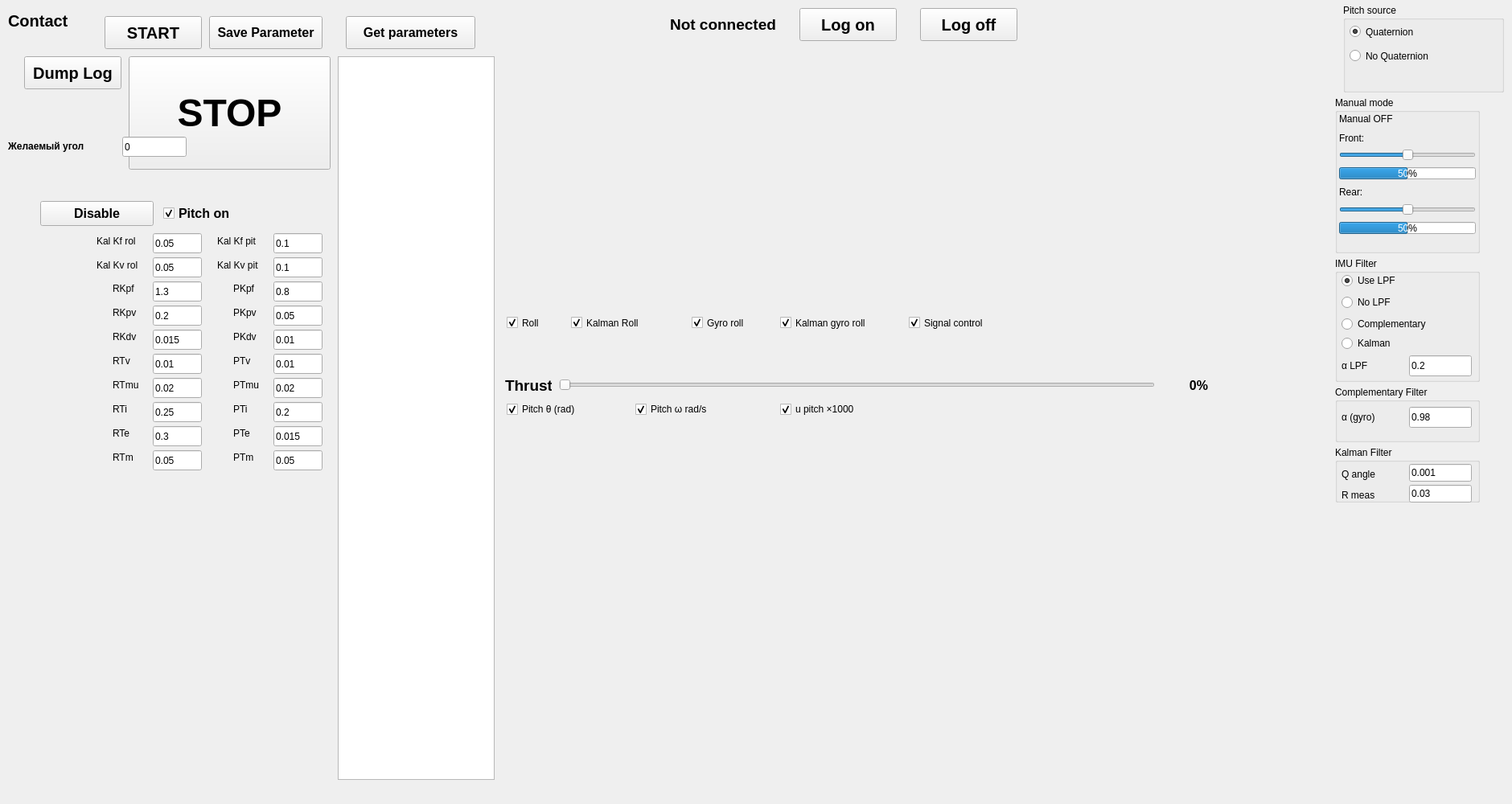
<?xml version="1.0" encoding="UTF-8"?>
<ui version="4.0">
 <class>Dialog</class>
 <widget class="QDialog" name="Dialog">
  <property name="geometry">
   <rect>
    <x>0</x>
    <y>0</y>
    <width>1880</width>
    <height>1000</height>
   </rect>
  </property>
  <property name="windowTitle">
   <string>Dialog</string>
  </property>
  <widget class="QPushButton" name="push_arm">
   <property name="geometry">
    <rect>
     <x>130</x>
     <y>20</y>
     <width>121</width>
     <height>41</height>
    </rect>
   </property>
   <property name="font">
    <font>
     <pointsize>15</pointsize>
     <weight>75</weight>
     <bold>true</bold>
    </font>
   </property>
   <property name="text">
    <string>START</string>
   </property>
   <property name="autoDefault">
    <bool>false</bool>
   </property>
  </widget>
  <widget class="QPushButton" name="push_disarm">
   <property name="geometry">
    <rect>
     <x>160</x>
     <y>70</y>
     <width>251</width>
     <height>141</height>
    </rect>
   </property>
   <property name="font">
    <font>
     <pointsize>36</pointsize>
     <weight>75</weight>
     <bold>true</bold>
    </font>
   </property>
   <property name="text">
    <string>STOP</string>
   </property>
   <property name="autoDefault">
    <bool>false</bool>
   </property>
  </widget>
  <widget class="QSlider" name="verticalSliderThrust">
   <property name="geometry">
    <rect>
     <x>695</x>
     <y>468</y>
     <width>741</width>
     <height>22</height>
    </rect>
   </property>
   <property name="maximum">
    <number>1000</number>
   </property>
   <property name="value">
    <number>0</number>
   </property>
   <property name="orientation">
    <enum>Qt::Horizontal</enum>
   </property>
  </widget>
  <widget class="QCheckBox" name="checkBoxPitch">
   <property name="geometry">
    <rect>
     <x>203</x>
     <y>254</y>
     <width>92</width>
     <height>23</height>
    </rect>
   </property>
   <property name="font">
    <font>
     <pointsize>12</pointsize>
     <weight>75</weight>
     <bold>true</bold>
    </font>
   </property>
   <property name="text">
    <string>Pitch on</string>
   </property>
   <property name="checked">
    <bool>true</bool>
   </property>
  </widget>
  <widget class="QPushButton" name="btnDisableAll">
   <property name="geometry">
    <rect>
     <x>50</x>
     <y>250</y>
     <width>141</width>
     <height>31</height>
    </rect>
   </property>
   <property name="font">
    <font>
     <pointsize>12</pointsize>
     <weight>75</weight>
     <bold>true</bold>
    </font>
   </property>
   <property name="text">
    <string>Disable</string>
   </property>
   <property name="autoDefault">
    <bool>false</bool>
   </property>
  </widget>
  <widget class="QLineEdit" name="lineEdit_Kpf">
   <property name="geometry">
    <rect>
     <x>190</x>
     <y>350</y>
     <width>61</width>
     <height>25</height>
    </rect>
   </property>
   <property name="text">
    <string>1.3</string>
   </property>
  </widget>
  <widget class="QLabel" name="label">
   <property name="geometry">
    <rect>
     <x>140</x>
     <y>350</y>
     <width>41</width>
     <height>17</height>
    </rect>
   </property>
   <property name="text">
    <string>RKpf</string>
   </property>
  </widget>
  <widget class="QLineEdit" name="lineEdit_Kpv">
   <property name="geometry">
    <rect>
     <x>190</x>
     <y>380</y>
     <width>61</width>
     <height>25</height>
    </rect>
   </property>
   <property name="text">
    <string>0.2</string>
   </property>
  </widget>
  <widget class="QLineEdit" name="lineEdit_Kdv">
   <property name="geometry">
    <rect>
     <x>190</x>
     <y>410</y>
     <width>61</width>
     <height>25</height>
    </rect>
   </property>
   <property name="text">
    <string>0.015</string>
   </property>
  </widget>
  <widget class="QLabel" name="label_2">
   <property name="geometry">
    <rect>
     <x>140</x>
     <y>380</y>
     <width>41</width>
     <height>17</height>
    </rect>
   </property>
   <property name="text">
    <string>RKpv</string>
   </property>
  </widget>
  <widget class="QLabel" name="label_3">
   <property name="geometry">
    <rect>
     <x>140</x>
     <y>410</y>
     <width>41</width>
     <height>17</height>
    </rect>
   </property>
   <property name="text">
    <string>RKdv</string>
   </property>
  </widget>
  <widget class="QLabel" name="label_4">
   <property name="geometry">
    <rect>
     <x>628</x>
     <y>468</y>
     <width>58</width>
     <height>22</height>
    </rect>
   </property>
   <property name="font">
    <font>
     <pointsize>14</pointsize>
     <weight>75</weight>
     <bold>true</bold>
    </font>
   </property>
   <property name="text">
    <string>Thrust</string>
   </property>
  </widget>
  <widget class="QLabel" name="label_5">
   <property name="geometry">
    <rect>
     <x>140</x>
     <y>500</y>
     <width>41</width>
     <height>17</height>
    </rect>
   </property>
   <property name="text">
    <string>RTi</string>
   </property>
  </widget>
  <widget class="QLineEdit" name="lineEdit_RTm">
   <property name="geometry">
    <rect>
     <x>190</x>
     <y>560</y>
     <width>61</width>
     <height>25</height>
    </rect>
   </property>
   <property name="text">
    <string>0.05</string>
   </property>
  </widget>
  <widget class="QLineEdit" name="lineEdit_RTi">
   <property name="geometry">
    <rect>
     <x>190</x>
     <y>500</y>
     <width>61</width>
     <height>25</height>
    </rect>
   </property>
   <property name="text">
    <string>0.25</string>
   </property>
  </widget>
  <widget class="QLabel" name="label_6">
   <property name="geometry">
    <rect>
     <x>140</x>
     <y>560</y>
     <width>41</width>
     <height>17</height>
    </rect>
   </property>
   <property name="text">
    <string>RTm</string>
   </property>
  </widget>
  <widget class="QLineEdit" name="lineEdit_RTe">
   <property name="geometry">
    <rect>
     <x>190</x>
     <y>530</y>
     <width>61</width>
     <height>25</height>
    </rect>
   </property>
   <property name="text">
    <string>0.3</string>
   </property>
  </widget>
  <widget class="QLabel" name="label_7">
   <property name="geometry">
    <rect>
     <x>140</x>
     <y>530</y>
     <width>41</width>
     <height>17</height>
    </rect>
   </property>
   <property name="text">
    <string>RTe</string>
   </property>
  </widget>
  <widget class="QLabel" name="label_8">
   <property name="geometry">
    <rect>
     <x>140</x>
     <y>440</y>
     <width>41</width>
     <height>17</height>
    </rect>
   </property>
   <property name="text">
    <string>RTv</string>
   </property>
  </widget>
  <widget class="QLineEdit" name="lineEdit_RTv">
   <property name="geometry">
    <rect>
     <x>190</x>
     <y>440</y>
     <width>61</width>
     <height>25</height>
    </rect>
   </property>
   <property name="text">
    <string>0.01</string>
   </property>
  </widget>
  <widget class="QLineEdit" name="lineEdit_RTmu">
   <property name="geometry">
    <rect>
     <x>190</x>
     <y>470</y>
     <width>61</width>
     <height>25</height>
    </rect>
   </property>
   <property name="text">
    <string>0.02</string>
   </property>
  </widget>
  <widget class="QLabel" name="label_9">
   <property name="geometry">
    <rect>
     <x>140</x>
     <y>470</y>
     <width>41</width>
     <height>17</height>
    </rect>
   </property>
   <property name="text">
    <string>RTmu</string>
   </property>
  </widget>
  <widget class="QLabel" name="label_10">
   <property name="geometry">
    <rect>
     <x>290</x>
     <y>350</y>
     <width>41</width>
     <height>17</height>
    </rect>
   </property>
   <property name="text">
    <string>PKpf</string>
   </property>
  </widget>
  <widget class="QLineEdit" name="lineEdit_PKDV">
   <property name="geometry">
    <rect>
     <x>340</x>
     <y>410</y>
     <width>61</width>
     <height>25</height>
    </rect>
   </property>
   <property name="text">
    <string>0.01</string>
   </property>
  </widget>
  <widget class="QLabel" name="label_11">
   <property name="geometry">
    <rect>
     <x>290</x>
     <y>440</y>
     <width>41</width>
     <height>17</height>
    </rect>
   </property>
   <property name="text">
    <string>PTv</string>
   </property>
  </widget>
  <widget class="QLineEdit" name="lineEdit_PKPF">
   <property name="geometry">
    <rect>
     <x>340</x>
     <y>350</y>
     <width>61</width>
     <height>25</height>
    </rect>
   </property>
   <property name="text">
    <string>0.8</string>
   </property>
  </widget>
  <widget class="QLineEdit" name="lineEdit_PTM">
   <property name="geometry">
    <rect>
     <x>340</x>
     <y>560</y>
     <width>61</width>
     <height>25</height>
    </rect>
   </property>
   <property name="text">
    <string>0.05</string>
   </property>
  </widget>
  <widget class="QLabel" name="label_12">
   <property name="geometry">
    <rect>
     <x>290</x>
     <y>470</y>
     <width>41</width>
     <height>17</height>
    </rect>
   </property>
   <property name="text">
    <string>PTmu</string>
   </property>
  </widget>
  <widget class="QLineEdit" name="lineEdit_PTMU">
   <property name="geometry">
    <rect>
     <x>340</x>
     <y>470</y>
     <width>61</width>
     <height>25</height>
    </rect>
   </property>
   <property name="text">
    <string>0.02</string>
   </property>
  </widget>
  <widget class="QLabel" name="label_13">
   <property name="geometry">
    <rect>
     <x>290</x>
     <y>500</y>
     <width>41</width>
     <height>17</height>
    </rect>
   </property>
   <property name="text">
    <string>PTi</string>
   </property>
  </widget>
  <widget class="QLineEdit" name="lineEdit_PTE">
   <property name="geometry">
    <rect>
     <x>340</x>
     <y>530</y>
     <width>61</width>
     <height>25</height>
    </rect>
   </property>
   <property name="text">
    <string>0.015</string>
   </property>
  </widget>
  <widget class="QLabel" name="label_14">
   <property name="geometry">
    <rect>
     <x>290</x>
     <y>410</y>
     <width>41</width>
     <height>17</height>
    </rect>
   </property>
   <property name="text">
    <string>PKdv</string>
   </property>
  </widget>
  <widget class="QLineEdit" name="lineEdit_PTV">
   <property name="geometry">
    <rect>
     <x>340</x>
     <y>440</y>
     <width>61</width>
     <height>25</height>
    </rect>
   </property>
   <property name="text">
    <string>0.01</string>
   </property>
  </widget>
  <widget class="QLineEdit" name="lineEdit_PTI">
   <property name="geometry">
    <rect>
     <x>340</x>
     <y>500</y>
     <width>61</width>
     <height>25</height>
    </rect>
   </property>
   <property name="text">
    <string>0.2</string>
   </property>
  </widget>
  <widget class="QLineEdit" name="lineEdit_PKPV">
   <property name="geometry">
    <rect>
     <x>340</x>
     <y>380</y>
     <width>61</width>
     <height>25</height>
    </rect>
   </property>
   <property name="text">
    <string>0.05</string>
   </property>
  </widget>
  <widget class="QLabel" name="label_15">
   <property name="geometry">
    <rect>
     <x>290</x>
     <y>530</y>
     <width>41</width>
     <height>17</height>
    </rect>
   </property>
   <property name="text">
    <string>PTe</string>
   </property>
  </widget>
  <widget class="QLabel" name="label_16">
   <property name="geometry">
    <rect>
     <x>290</x>
     <y>560</y>
     <width>41</width>
     <height>17</height>
    </rect>
   </property>
   <property name="text">
    <string>PTm</string>
   </property>
  </widget>
  <widget class="QLabel" name="label_17">
   <property name="geometry">
    <rect>
     <x>290</x>
     <y>380</y>
     <width>41</width>
     <height>17</height>
    </rect>
   </property>
   <property name="text">
    <string>PKpv</string>
   </property>
  </widget>
  <widget class="QPushButton" name="save_para">
   <property name="geometry">
    <rect>
     <x>260</x>
     <y>20</y>
     <width>141</width>
     <height>41</height>
    </rect>
   </property>
   <property name="font">
    <font>
     <pointsize>12</pointsize>
     <weight>75</weight>
     <bold>true</bold>
    </font>
   </property>
   <property name="text">
    <string>Save Parameter</string>
   </property>
   <property name="autoDefault">
    <bool>false</bool>
   </property>
  </widget>
  <widget class="QTextEdit" name="textEditLog">
   <property name="geometry">
    <rect>
     <x>420</x>
     <y>70</y>
     <width>195</width>
     <height>900</height>
    </rect>
   </property>
  </widget>
  <widget class="QPushButton" name="btnGetParams">
   <property name="geometry">
    <rect>
     <x>430</x>
     <y>20</y>
     <width>161</width>
     <height>41</height>
    </rect>
   </property>
   <property name="font">
    <font>
     <pointsize>12</pointsize>
     <weight>75</weight>
     <bold>true</bold>
    </font>
   </property>
   <property name="text">
    <string>Get parameters</string>
   </property>
   <property name="autoDefault">
    <bool>false</bool>
   </property>
  </widget>
  <widget class="QCustomPlot" name="customPlot" native="true">
   <property name="geometry">
    <rect>
     <x>620</x>
     <y>60</y>
     <width>1020</width>
     <height>400</height>
    </rect>
   </property>
  </widget>
  <widget class="QPushButton" name="btnLogOn">
   <property name="geometry">
    <rect>
     <x>994</x>
     <y>10</y>
     <width>121</width>
     <height>41</height>
    </rect>
   </property>
   <property name="font">
    <font>
     <pointsize>15</pointsize>
     <weight>75</weight>
     <bold>true</bold>
    </font>
   </property>
   <property name="text">
    <string>Log on</string>
   </property>
   <property name="autoDefault">
    <bool>false</bool>
   </property>
  </widget>
  <widget class="QPushButton" name="btnLogOff">
   <property name="geometry">
    <rect>
     <x>1144</x>
     <y>10</y>
     <width>121</width>
     <height>41</height>
    </rect>
   </property>
   <property name="font">
    <font>
     <pointsize>15</pointsize>
     <weight>75</weight>
     <bold>true</bold>
    </font>
   </property>
   <property name="text">
    <string>Log off</string>
   </property>
   <property name="autoDefault">
    <bool>false</bool>
   </property>
  </widget>
  <widget class="QLabel" name="labelSerialState">
   <property name="geometry">
    <rect>
     <x>819</x>
     <y>10</y>
     <width>160</width>
     <height>41</height>
    </rect>
   </property>
   <property name="font">
    <font>
     <pointsize>14</pointsize>
     <weight>75</weight>
     <bold>true</bold>
    </font>
   </property>
   <property name="text">
    <string>Not connected</string>
   </property>
   <property name="alignment">
    <set>Qt::AlignCenter</set>
   </property>
  </widget>
  <widget class="QCheckBox" name="checkBoxLogTelPitchAng">
   <property name="geometry">
    <rect>
     <x>630</x>
     <y>498</y>
     <width>160</width>
     <height>22</height>
    </rect>
   </property>
   <property name="visible">
    <bool>false</bool>
   </property>
   <property name="text">
    <string>Pitch θ (rad)</string>
   </property>
   <property name="checked">
    <bool>true</bool>
   </property>
  </widget>
  <widget class="QCheckBox" name="checkBoxLogTelPitchRate">
   <property name="geometry">
    <rect>
     <x>790</x>
     <y>498</y>
     <width>170</width>
     <height>22</height>
    </rect>
   </property>
   <property name="visible">
    <bool>false</bool>
   </property>
   <property name="text">
    <string>Pitch ω rad/s</string>
   </property>
   <property name="checked">
    <bool>true</bool>
   </property>
  </widget>
  <widget class="QCheckBox" name="checkBoxLogTelPitchCtrl">
   <property name="geometry">
    <rect>
     <x>970</x>
     <y>498</y>
     <width>170</width>
     <height>22</height>
    </rect>
   </property>
   <property name="visible">
    <bool>false</bool>
   </property>
   <property name="text">
    <string>u pitch ×1000</string>
   </property>
   <property name="checked">
    <bool>true</bool>
   </property>
  </widget>
  <widget class="QLabel" name="labelThrustPercent">
   <property name="geometry">
    <rect>
     <x>1446</x>
     <y>468</y>
     <width>56</width>
     <height>22</height>
    </rect>
   </property>
   <property name="font">
    <font>
     <pointsize>12</pointsize>
     <weight>75</weight>
     <bold>true</bold>
    </font>
   </property>
   <property name="text">
    <string>0%</string>
   </property>
   <property name="alignment">
    <set>Qt::AlignRight|Qt::AlignTrailing|Qt::AlignVCenter</set>
   </property>
  </widget>
  <widget class="QLabel" name="labelArmState">
   <property name="geometry">
    <rect>
     <x>10</x>
     <y>10</y>
     <width>91</width>
     <height>31</height>
    </rect>
   </property>
   <property name="font">
    <font>
     <pointsize>15</pointsize>
     <weight>75</weight>
     <bold>true</bold>
    </font>
   </property>
   <property name="text">
    <string>Contact</string>
   </property>
  </widget>
  <widget class="QLabel" name="label_19">
   <property name="geometry">
    <rect>
     <x>10</x>
     <y>171</y>
     <width>130</width>
     <height>22</height>
    </rect>
   </property>
   <property name="font">
    <font>
     <weight>75</weight>
     <bold>true</bold>
    </font>
   </property>
   <property name="text">
    <string>Желаемый угол</string>
   </property>
  </widget>
  <widget class="QLineEdit" name="lineEdit_setPitch">
   <property name="geometry">
    <rect>
     <x>152</x>
     <y>170</y>
     <width>80</width>
     <height>25</height>
    </rect>
   </property>
   <property name="text">
    <string>0</string>
   </property>
  </widget>
  <widget class="QLineEdit" name="lineEdit_Kal_roll">
   <property name="geometry">
    <rect>
     <x>190</x>
     <y>290</y>
     <width>61</width>
     <height>25</height>
    </rect>
   </property>
   <property name="text">
    <string>0.05</string>
   </property>
  </widget>
  <widget class="QLabel" name="label_20">
   <property name="geometry">
    <rect>
     <x>120</x>
     <y>290</y>
     <width>61</width>
     <height>20</height>
    </rect>
   </property>
   <property name="text">
    <string>Kal Kf rol</string>
   </property>
  </widget>
  <widget class="QLineEdit" name="lineEdit_Kal_pitch">
   <property name="geometry">
    <rect>
     <x>340</x>
     <y>290</y>
     <width>61</width>
     <height>25</height>
    </rect>
   </property>
   <property name="text">
    <string>0.1</string>
   </property>
  </widget>
  <widget class="QLabel" name="label_21">
   <property name="geometry">
    <rect>
     <x>270</x>
     <y>290</y>
     <width>61</width>
     <height>20</height>
    </rect>
   </property>
   <property name="text">
    <string>Kal Kf pit</string>
   </property>
  </widget>
  <widget class="QLabel" name="label_22">
   <property name="geometry">
    <rect>
     <x>270</x>
     <y>320</y>
     <width>71</width>
     <height>20</height>
    </rect>
   </property>
   <property name="text">
    <string>Kal Kv pit</string>
   </property>
  </widget>
  <widget class="QLineEdit" name="lineEdit_Kal_gyropitch">
   <property name="geometry">
    <rect>
     <x>340</x>
     <y>320</y>
     <width>61</width>
     <height>25</height>
    </rect>
   </property>
   <property name="text">
    <string>0.1</string>
   </property>
  </widget>
  <widget class="QLabel" name="label_23">
   <property name="geometry">
    <rect>
     <x>120</x>
     <y>320</y>
     <width>71</width>
     <height>20</height>
    </rect>
   </property>
   <property name="text">
    <string>Kal Kv rol</string>
   </property>
  </widget>
  <widget class="QLineEdit" name="lineEdit_Kal_gyroroll">
   <property name="geometry">
    <rect>
     <x>190</x>
     <y>320</y>
     <width>61</width>
     <height>25</height>
    </rect>
   </property>
   <property name="text">
    <string>0.05</string>
   </property>
  </widget>
  <widget class="QCheckBox" name="checkBoxPlotTorque">
   <property name="geometry">
    <rect>
     <x>1130</x>
     <y>390</y>
     <width>121</width>
     <height>23</height>
    </rect>
   </property>
   <property name="text">
    <string>Signal control</string>
   </property>
   <property name="checked">
    <bool>true</bool>
   </property>
  </widget>
  <widget class="QCheckBox" name="checkBoxPlotKlmGyro">
   <property name="geometry">
    <rect>
     <x>970</x>
     <y>390</y>
     <width>131</width>
     <height>23</height>
    </rect>
   </property>
   <property name="text">
    <string>Kalman gyro roll</string>
   </property>
   <property name="checked">
    <bool>true</bool>
   </property>
  </widget>
  <widget class="QCheckBox" name="checkBoxPlotGyro">
   <property name="geometry">
    <rect>
     <x>860</x>
     <y>390</y>
     <width>92</width>
     <height>23</height>
    </rect>
   </property>
   <property name="text">
    <string>Gyro roll</string>
   </property>
   <property name="checked">
    <bool>true</bool>
   </property>
  </widget>
  <widget class="QCheckBox" name="checkBoxPlotKlmRoll">
   <property name="geometry">
    <rect>
     <x>710</x>
     <y>390</y>
     <width>111</width>
     <height>23</height>
    </rect>
   </property>
   <property name="text">
    <string>Kalman Roll</string>
   </property>
   <property name="checked">
    <bool>true</bool>
   </property>
  </widget>
  <widget class="QCheckBox" name="checkBoxPlotRoll">
   <property name="geometry">
    <rect>
     <x>630</x>
     <y>390</y>
     <width>92</width>
     <height>23</height>
    </rect>
   </property>
   <property name="text">
    <string>Roll</string>
   </property>
   <property name="checked">
    <bool>true</bool>
   </property>
  </widget>
  <widget class="QPushButton" name="btnSaveLog">
   <property name="geometry">
    <rect>
     <x>30</x>
     <y>70</y>
     <width>121</width>
     <height>41</height>
    </rect>
   </property>
   <property name="font">
    <font>
     <pointsize>15</pointsize>
     <weight>75</weight>
     <bold>true</bold>
    </font>
   </property>
   <property name="text">
    <string>Dump Log</string>
   </property>
   <property name="autoDefault">
    <bool>false</bool>
   </property>
  </widget>
  <widget class="QWidget" name="uav3dHost" native="true">
   <property name="geometry">
    <rect>
     <x>620</x>
     <y>500</y>
     <width>1020</width>
     <height>480</height>
    </rect>
   </property>
   <widget class="QWidget" name="verticalLayoutWidget">
    <property name="geometry">
     <rect>
      <x>0</x>
      <y>0</y>
      <width>1020</width>
      <height>480</height>
     </rect>
    </property>
    <layout class="QVBoxLayout" name="verticalLayout"/>
   </widget>
  </widget>
  <widget class="QGroupBox" name="groupBoxPitchSource">
   <property name="geometry">
    <rect>
     <x>1670</x>
     <y>5</y>
     <width>200</width>
     <height>110</height>
    </rect>
   </property>
   <property name="title">
    <string>Pitch source</string>
   </property>
   <widget class="QRadioButton" name="rbQuaternion">
    <property name="geometry">
     <rect>
      <x>8</x>
      <y>22</y>
      <width>182</width>
      <height>25</height>
     </rect>
    </property>
    <property name="text">
     <string>Quaternion</string>
    </property>
    <property name="checked">
     <bool>true</bool>
    </property>
   </widget>
   <widget class="QRadioButton" name="rbNoPitchQuat">
    <property name="geometry">
     <rect>
      <x>8</x>
      <y>52</y>
      <width>182</width>
      <height>25</height>
     </rect>
    </property>
    <property name="text">
     <string>No Quaternion</string>
    </property>
   </widget>
  </widget>
  <widget class="QGroupBox" name="groupBoxManual">
   <property name="geometry">
    <rect>
     <x>1660</x>
     <y>120</y>
     <width>180</width>
     <height>195</height>
    </rect>
   </property>
   <property name="title">
    <string>Manual mode</string>
   </property>
   <widget class="QLabel" name="labelManualMode">
    <property name="geometry">
     <rect>
      <x>5</x>
      <y>18</y>
      <width>170</width>
      <height>20</height>
     </rect>
    </property>
    <property name="text">
     <string>Manual OFF</string>
    </property>
   </widget>
   <widget class="QLabel" name="label">
    <property name="geometry">
     <rect>
      <x>5</x>
      <y>43</y>
      <width>40</width>
      <height>18</height>
     </rect>
    </property>
    <property name="text">
     <string>Front:</string>
    </property>
   </widget>
   <widget class="QSlider" name="sliderManualFront">
    <property name="geometry">
     <rect>
      <x>5</x>
      <y>62</y>
      <width>170</width>
      <height>22</height>
     </rect>
    </property>
    <property name="minimum">
     <number>-500</number>
    </property>
    <property name="maximum">
     <number>500</number>
    </property>
    <property name="value">
     <number>0</number>
    </property>
    <property name="orientation">
     <enum>Qt::Horizontal</enum>
    </property>
   </widget>
   <widget class="QProgressBar" name="progressManualFront">
    <property name="geometry">
     <rect>
      <x>5</x>
      <y>88</y>
      <width>170</width>
      <height>15</height>
     </rect>
    </property>
    <property name="minimum">
     <number>-500</number>
    </property>
    <property name="maximum">
     <number>500</number>
    </property>
    <property name="value">
     <number>0</number>
    </property>
   </widget>
   <widget class="QLabel" name="label">
    <property name="geometry">
     <rect>
      <x>5</x>
      <y>110</y>
      <width>40</width>
      <height>18</height>
     </rect>
    </property>
    <property name="text">
     <string>Rear:</string>
    </property>
   </widget>
   <widget class="QSlider" name="sliderManualRear">
    <property name="geometry">
     <rect>
      <x>5</x>
      <y>130</y>
      <width>170</width>
      <height>22</height>
     </rect>
    </property>
    <property name="minimum">
     <number>-500</number>
    </property>
    <property name="maximum">
     <number>500</number>
    </property>
    <property name="value">
     <number>0</number>
    </property>
    <property name="orientation">
     <enum>Qt::Horizontal</enum>
    </property>
   </widget>
   <widget class="QProgressBar" name="progressManualRear">
    <property name="geometry">
     <rect>
      <x>5</x>
      <y>156</y>
      <width>170</width>
      <height>15</height>
     </rect>
    </property>
    <property name="minimum">
     <number>-500</number>
    </property>
    <property name="maximum">
     <number>500</number>
    </property>
    <property name="value">
     <number>0</number>
    </property>
   </widget>
  </widget>
  <widget class="QGroupBox" name="groupBoxLPF">
   <property name="geometry">
    <rect>
     <x>1660</x>
     <y>320</y>
     <width>180</width>
     <height>155</height>
    </rect>
   </property>
   <property name="title">
    <string>IMU Filter</string>
   </property>
   <widget class="QRadioButton" name="rbUseLPF">
    <property name="geometry">
     <rect>
      <x>8</x>
      <y>18</y>
      <width>162</width>
      <height>22</height>
     </rect>
    </property>
    <property name="text">
     <string>Use LPF</string>
    </property>
    <property name="checked">
     <bool>true</bool>
    </property>
   </widget>
   <widget class="QRadioButton" name="rbNoLPF">
    <property name="geometry">
     <rect>
      <x>8</x>
      <y>45</y>
      <width>162</width>
      <height>22</height>
     </rect>
    </property>
    <property name="text">
     <string>No LPF</string>
    </property>
   </widget>
   <widget class="QRadioButton" name="rbCompFilt">
    <property name="geometry">
     <rect>
      <x>8</x>
      <y>72</y>
      <width>162</width>
      <height>22</height>
     </rect>
    </property>
    <property name="text">
     <string>Complementary</string>
    </property>
   </widget>
   <widget class="QRadioButton" name="rbKalmanFilt">
    <property name="geometry">
     <rect>
      <x>8</x>
      <y>96</y>
      <width>162</width>
      <height>22</height>
     </rect>
    </property>
    <property name="text">
     <string>Kalman</string>
    </property>
   </widget>
   <widget class="QLabel" name="label_LPFAlpha">
    <property name="geometry">
     <rect>
      <x>8</x>
      <y>124</y>
      <width>80</width>
      <height>22</height>
     </rect>
    </property>
    <property name="text">
     <string>α LPF</string>
    </property>
   </widget>
   <widget class="QLineEdit" name="lineEdit_LPFAlpha">
    <property name="geometry">
     <rect>
      <x>92</x>
      <y>122</y>
      <width>78</width>
      <height>26</height>
     </rect>
    </property>
    <property name="text">
     <string>0.2</string>
    </property>
   </widget>
  </widget>
  <widget class="QGroupBox" name="groupBoxComp">
   <property name="geometry">
    <rect>
     <x>1660</x>
     <y>480</y>
     <width>180</width>
     <height>70</height>
    </rect>
   </property>
   <property name="title">
    <string>Complementary Filter</string>
   </property>
   <widget class="QLabel" name="label_CFAlpha">
    <property name="geometry">
     <rect>
      <x>8</x>
      <y>28</y>
      <width>80</width>
      <height>22</height>
     </rect>
    </property>
    <property name="text">
     <string>α (gyro)</string>
    </property>
   </widget>
   <widget class="QLineEdit" name="lineEdit_CFAlpha">
    <property name="geometry">
     <rect>
      <x>92</x>
      <y>26</y>
      <width>78</width>
      <height>26</height>
     </rect>
    </property>
    <property name="text">
     <string>0.98</string>
    </property>
   </widget>
  </widget>
  <widget class="QGroupBox" name="groupBoxKalman">
   <property name="geometry">
    <rect>
     <x>1660</x>
     <y>555</y>
     <width>180</width>
     <height>70</height>
    </rect>
   </property>
   <property name="title">
    <string>Kalman Filter</string>
   </property>
   <widget class="QLabel" name="label_KQang">
    <property name="geometry">
     <rect>
      <x>8</x>
      <y>24</y>
      <width>80</width>
      <height>22</height>
     </rect>
    </property>
    <property name="text">
     <string>Q angle</string>
    </property>
   </widget>
   <widget class="QLineEdit" name="lineEdit_KQang">
    <property name="geometry">
     <rect>
      <x>92</x>
      <y>22</y>
      <width>78</width>
      <height>22</height>
     </rect>
    </property>
    <property name="text">
     <string>0.001</string>
    </property>
   </widget>
   <widget class="QLabel" name="label_KRmeas">
    <property name="geometry">
     <rect>
      <x>8</x>
      <y>50</y>
      <width>80</width>
      <height>22</height>
     </rect>
    </property>
    <property name="text">
     <string>R meas</string>
    </property>
   </widget>
   <widget class="QLineEdit" name="lineEdit_KRmeas">
    <property name="geometry">
     <rect>
      <x>92</x>
      <y>48</y>
      <width>78</width>
      <height>22</height>
     </rect>
    </property>
    <property name="text">
     <string>0.03</string>
    </property>
   </widget>
  </widget>
 </widget>
 <customwidgets>
  <customwidget>
   <class>QCustomPlot</class>
   <extends>QWidget</extends>
   <header>qcustomplot.h</header>
   <container>1</container>
  </customwidget>
 </customwidgets>
 <resources/>
 <connections/>
</ui>
